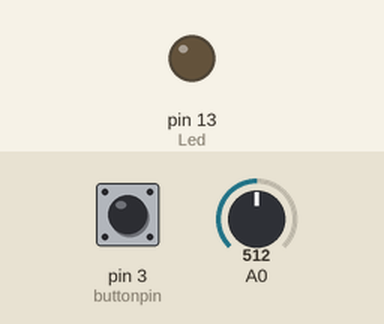
Simulated run of this sketch. Board: Arduino Uno, built with avr-gcc and run on an emulated ATmega328P. On the bench: output pins drawn as LEDs (lit = HIGH). Inputs (shaded band) come from the test bench; at power-on: pin 3 (buttonpin) LOW, A0 = 512. What the sketch prints to the serial monitor is not drawn.

Above: at 1.2 s.
1.3 s: pin 3 (buttonpin) pulled HIGH for 0.15 s
At 1.38 s:
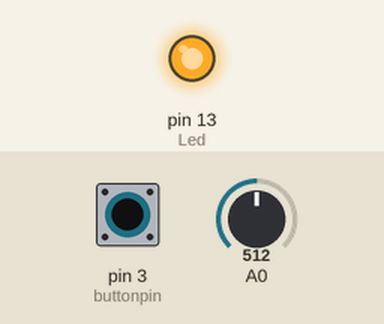
2.9 s: pin 3 (buttonpin) pulled HIGH for 3.2 s
At 6.6 s:
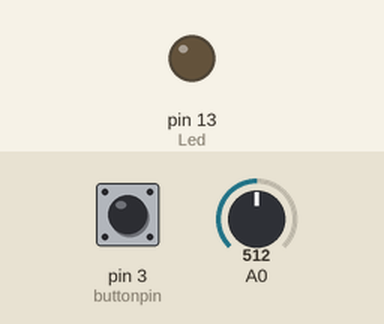
Timing chart, 0 to 8.1 s (numbered marks = the images above; inputs shaded):
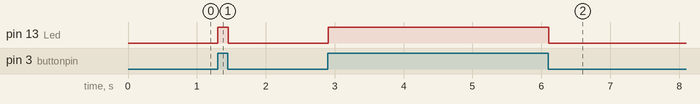

The sketch:

switch_module.ino
```cpp
int Led=13;//define LED port
int buttonpin=3; //define module port
;int  val;//define digital variable val
void  setup()
{
pinMode(Led,OUTPUT);//define LED as a output port
pinMode(buttonpin,INPUT);//define sensor as a output port
pinMode(A0,INPUT);
Serial.begin(9600);
digitalWrite(13,LOW);
}
void  loop()

{ val=digitalRead(buttonpin);//read the value of the digital interface 3 assigned to val
Serial.println(analogRead(A0));
if(val==HIGH)//when the temperature sensor have signal, LED blink
{
digitalWrite(Led,HIGH);
}
else
{
digitalWrite(Led,LOW);
}
}
```

Measured:
- after the input at 1.3 s, pin 13 (Led): LOW → HIGH at once, → LOW 0.15 s later
- after the input at 2.9 s, pin 13 (Led): LOW → HIGH at once, → LOW 3.2 s later
